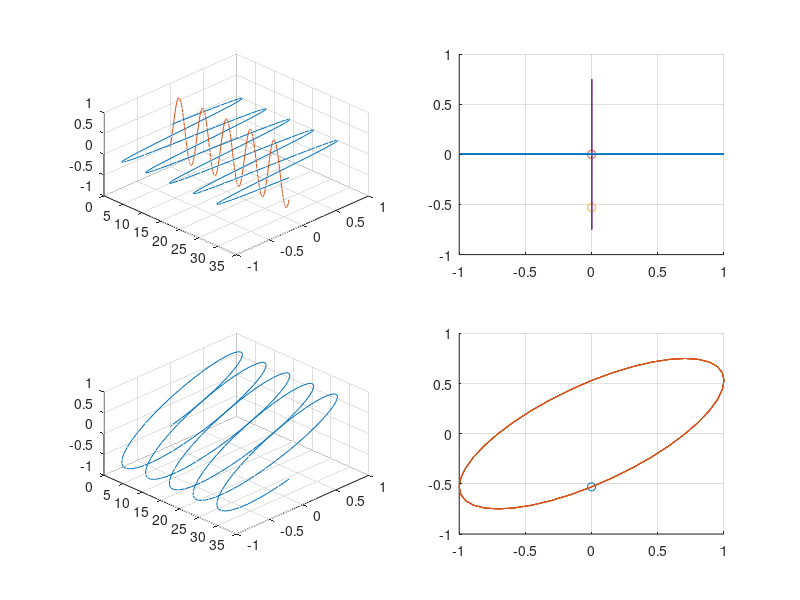

Write MATLAB code to recreate this figure. (Note: this script raises an error after producing the figure.)
close all;
clear;
clc;

s = 0;
e = 10*pi;

T = 2*pi;
t = s:pi/20:e;
theta = 0;
shift = pi/4;

frames = 100;
frameC = 0;

f = figure('Position', get(0, 'Screensize'));
filename = 'test.gif';

while 1
    y1 = sin(2*pi*(t/T) + theta);
    y2 = 0.75*sin(2*pi*(t/T) + theta-shift);
    
    theta = ((2*pi)/frames)*frameC;
    frameC = frameC+1;
    
    if frames == frameC
        theta = 0;
        break;
    end
    
    subplot(2,2,1);
    plot3(t,y1,t.*0);
    hold on;
    plot3(t,t.*0,y2);
    hold off;
    view(45,45);
    grid on;
    
    subplot(2,2,2);
    plot3(t,y1,t.*0);hold on;
    plot3(0,y1(1),0,'o');hold on;
    plot3(0,0,y2(1),'o');hold on;
    plot3(t,t.*0,y2);hold off;
    %axis([-1.1,1.1,-1.1,1.1,-1.1,1.1]);
    view(90,0);
    grid on;

    subplot(2,2,3);
    plot3(t,y1,y2);
    view(45,45);
    grid on;
    
    subplot(2,2,4);
    plot3(0,y1(1),y2(1),'o');hold on;
    plot3(t,y1,y2);hold off;
    %axis([-1.1,1.1,-1.1,1.1,-1.1,1.1]);
    view(90,0);
    grid on;
    
    %drawnow
    F = getframe(f);
    im = frame2im(F);
    [imind,cm] = rgb2ind(im,256); 
    % Write to the GIF File 
    if frameC == 1
        imwrite(imind,cm,filename,'gif','DelayTime',0.01, 'Loopcount',inf);
    else 
        imwrite(imind,cm,filename, 'gif','DelayTime',0.01,'WriteMode','append');
    end
end

% while 1
%     y1 = sin(2*pi*f*t + theta);
%     y2 = sin(2*pi*f*t - theta);
%     
%     theta = theta + ((2*pi)/10);
%     
%     if theta > 2*pi
%         theta = 0;
%     end
%     
%     subplot(3,1,1);
%     plot3(t,y1,0);
%     axis([s,e,-1.2,1.2]);
%     grid on;
%     
%     subplot(3,1,2);
%     plot3(t,y2,0);
%     axis([s,e,-1.2,1.2]);
%     grid on;
%     
%     subplot(3,1,3);
%     plot3(t,y1+y2,0);
%     axis([s,e,-1.2*2,1.2*2]);
%     grid on;
%     
%     pause(0.01);
% end
